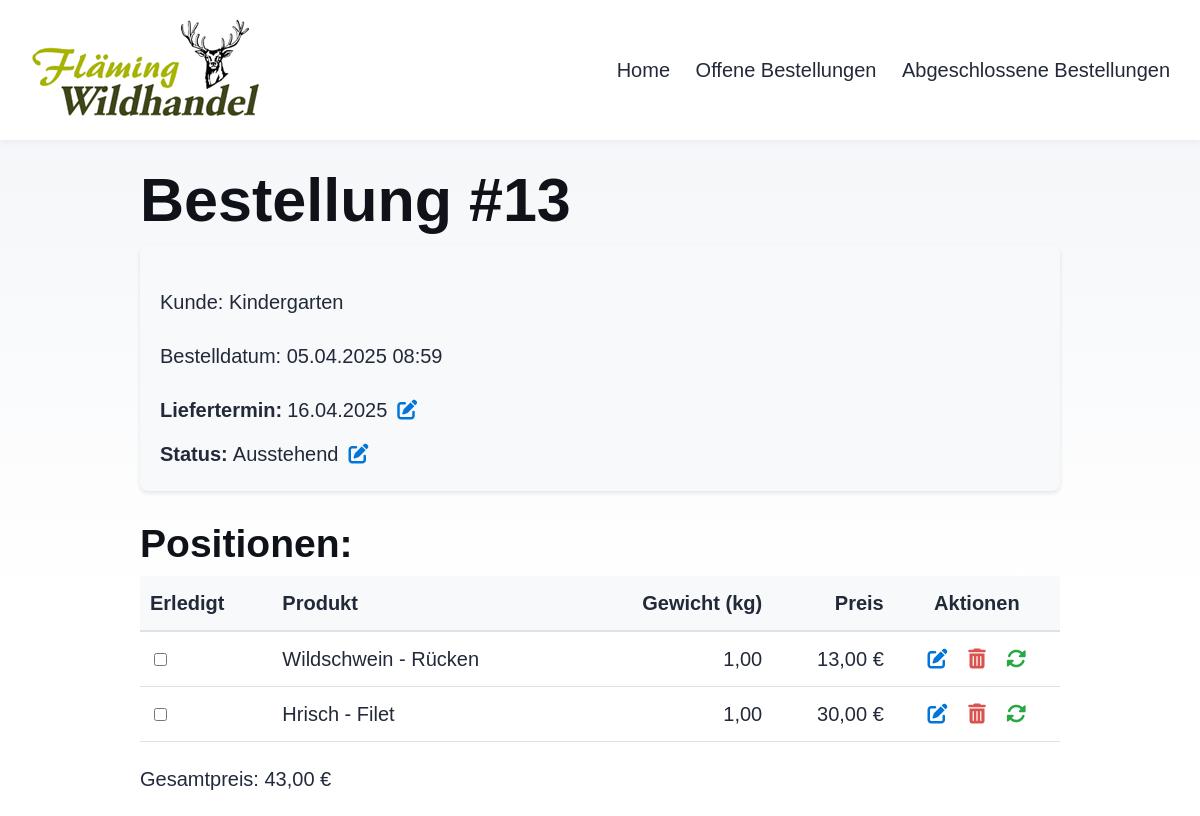
The app's page /lager/orders/13/ with its own data.
### Lager/models.py (models this page shows, shortened)
class Order(models.Model):
    STATUS_CHOICES = [
        ('pending', 'Ausstehend'),
        ('completed', 'Abgeschlossen'),
    ]
    customer_name = models.CharField(max_length=100)
    order_date = models.DateTimeField(auto_now_add=True)
    delivery_date = models.DateField(blank=True, null=True, verbose_name="Liefertermin")
    status = models.CharField(max_length=10, choices=STATUS_CHOICES, default='pending')
    def total_price(self):
        return sum(item.total_price() for item in self.orderitem_set.all())

class OrderItem(models.Model):
    order = models.ForeignKey(Order, on_delete=models.CASCADE)
    product_type = models.ForeignKey(ProductType, on_delete=models.CASCADE)
    weight_kg = models.DecimalField(max_digits=10, decimal_places=2)
    completed = models.BooleanField(default=False, verbose_name="Erledigt")
    def __init__(self, *args, **kwargs):
        super().__init__(*args, **kwargs)
        self.original_weight = self.weight_kg if self.pk else 0
    def total_price(self):
        return self.weight_kg * self.product_type.price_per_kg

class ProductType(models.Model):
    name = models.CharField(max_length=100)
    category = models.ForeignKey(Category, on_delete=models.CASCADE)
    price_per_kg = models.DecimalField(max_digits=10, decimal_places=2)
    current_stock_kg = models.DecimalField(
        max_digits=10,
        decimal_places=2,
        default=0.00
    )
    def __str__(self):
        return f"{self.category} - {self.name}"

class Category(models.Model):
    name = models.CharField(max_length=100)
    def __str__(self):
        return self.name

### Lager/views.py (the view)
# urls.py: path('orders/<int:order_id>/', views.order_detail, name='order_detail'),
def order_detail(request, order_id):
    order = get_object_or_404(Order, pk=order_id)
    return render(request, 'order_detail.html', {'order': order})

### Lager/templates/order_detail.html (shortened to what this page needs)
{% extends "base.html" %}
{% block content %}
    <link rel="stylesheet" href="https://cdnjs.cloudflare.com/ajax/libs/font-awesome/6.4.0/css/all.min.css">
    <h1>Bestellung #{{ order.id }}</h1>
    <div style="margin-bottom: 30px; padding: 20px; background-color: #f8f9fa; border-radius: 8px; box-shadow: 0 2px 4px rgba(0,0,0,0.1);">
        <p>Kunde: {{ order.customer_name }}</p>
        <p>Bestelldatum: {{ order.order_date|date:"d.m.Y H:i" }}</p>
        <div style="display: flex; align-items: center; margin-bottom: 10px;">
            <span><strong>Liefertermin:</strong></span>
            <span id="delivery-date-display" style="margin-left: 5px;">
                {% if order.delivery_date %}{{ order.delivery_date|date:"d.m.Y" }}{% else %}Nicht festgelegt{% endif %}
            </span>
            <i class="fas fa-edit" id="edit-delivery-date-btn"
               onclick="toggleDeliveryDateEdit()"
               style="margin-left: 10px; cursor: pointer; color: #0275d8;"></i>
        </div>
        <div style="display: flex; align-items: center;">
            <span><strong>Status:</strong></span>
            <span id="status-display" style="margin-left: 5px;">{{ order.get_status_display }}</span>
            <i class="fas fa-edit" id="edit-status-btn"
               onclick="toggleStatusEdit()"
               style="margin-left: 10px; cursor: pointer; color: #0275d8;"></i>
        </div>
    </div>
    <h3>Positionen:</h3>
    <form id="orderItemsForm" method="post">
        <table class="order-items-table" style="width: 100%; border-collapse: collapse; margin-bottom: 20px;">
            <thead>
                <tr style="background-color: #f8f9fa; border-bottom: 2px solid #dee2e6;">
                    <th style="padding: 10px; text-align: left;">Erledigt</th>
                    <th style="padding: 10px; text-align: left;">Produkt</th>
                    <th style="padding: 10px; text-align: right;">Gewicht (kg)</th>
                    <th style="padding: 10px; text-align: right;">Preis</th>
                    <th style="padding: 10px; text-align: center;">Aktionen</th>
                </tr>
            </thead>
            <tbody>
                {% for item in order.orderitem_set.all %}
                <tr id="row-{{ item.id }}" style="border-bottom: 1px solid #dee2e6; {% if item.weight_kg > item.product_type.current_stock_kg %}color: red;{% endif %}">
                    <td style="padding: 10px;">
                        <input type="checkbox" name="completed_items" value="{{ item.id }}" {% if item.completed %}checked{% endif %}
                               onchange="updateItemStatus({{ item.id }}, this.checked)">
                    </td>
                    <td style="padding: 10px;">{{ item.product_type }}</td>
                    <td style="padding: 10px; text-align: right;">
                        <span id="weight-display-{{ item.id }}">{{ item.weight_kg }}</span>
                    </td>
                    <td style="padding: 10px; text-align: right;">{{ item.total_price|floatformat:2 }} €</td>
                    <td style="padding: 10px; text-align: center;">
                        <i class="fas fa-edit edit-btn" id="edit-btn-{{ item.id }}"
                            onclick="toggleEdit({{ item.id }})" style="margin-right: 15px; cursor: pointer; color: #0275d8;"></i>
                        <i class="fas fa-trash-alt delete-btn"
                            onclick="deleteItem({{ item.id }}, {{ order.id }})" style="margin-right: 15px; cursor: pointer; color: #d9534f;"></i>
                        <i class="fas fa-sync-alt refresh-btn"
                            onclick="location.reload()" style="cursor: pointer; color: #28a745;"
                            title="Seite neu laden"></i>
                    </td>
                </tr>
                {% endfor %}
            </tbody>
        </table>
    </form>
    <p>Gesamtpreis: <span id="total-price">{{ order.total_price|floatformat:2 }}</span> €</p>
{% endblock %}

### Lager/static/css/base.css (style rules this page uses)
:root { --accent: #A8B400; --accent-dark: #256238; --black: 15, 18, 25; --gray: 96, 115, 159; --gray-light: 229, 233, 240; --gray-dark: 34, 41, 57; --gray-gradient: rgba(var(--gray-light), 50%), #fff; --box-shadow: 0 2px 6px rgba(var(--gray), 25%), 0 8px 24px rgba(var(--gray), 33%), 0 16px 32px rgba(var(--gray), 33%); }
body { font-family: 'Atkinson', sans-serif; margin: 0; padding: 0; text-align: left; background: linear-gradient(var(--gray-gradient)) no-repeat; background-size: 100% 600px; word-wrap: break-word; overflow-wrap: break-word; color: rgb(var(--gray-dark)); font-size: 20px; line-height: 1.7; }
h1, h2, h3, h4, h5, h6 { margin: 0 0 0.5rem 0; color: rgb(var(--black)); line-height: 1.2; font-family: 'Arial', cursive; }
h1 { font-size: 3.052em; }
h3 { font-size: 1.953em; }
strong, b { font-weight: 700; }
p { margin-bottom: 1em; }
input { font-size: 16px; }
table { width: 100%; }

### records on screen
Order: id "13", customer_name "Kindergarten", order_date "05.04.2025 08:59", delivery_date "16.04.2025", status "Ausstehend", total_price "43,00"
OrderItem: product_type "Wildschwein - Rücken", weight_kg "1,00", total_price "13,00"
OrderItem: product_type "Hrisch - Filet", weight_kg "1,00", total_price "30,00"
